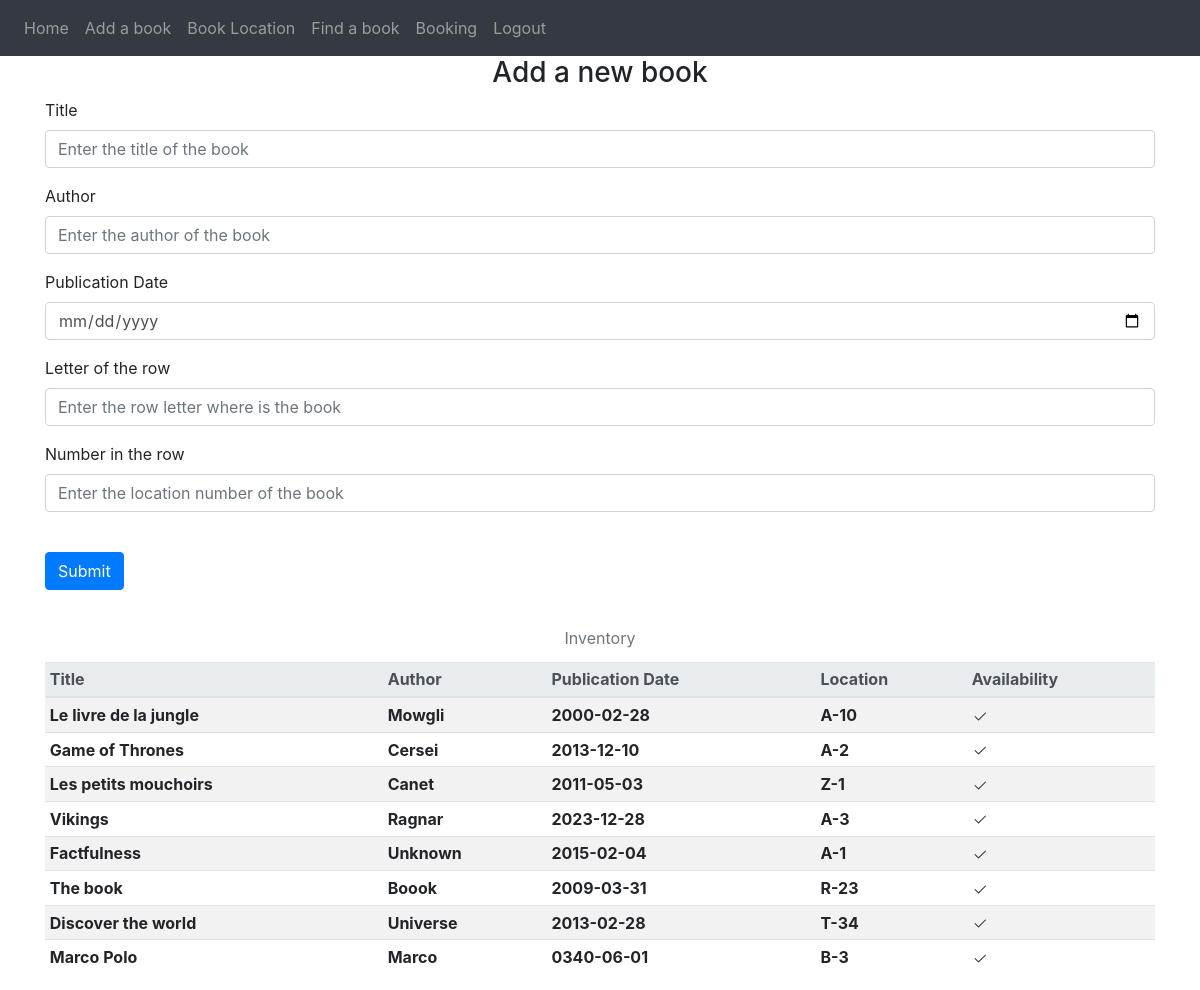
Screenshot of /add-book (signed in) with the database file from the repository.
### website/models/book.py (models this page shows)
class Book(db.Model):
    id = db.Column(db.Integer, primary_key=True)
    title = db.Column(db.String(1000))
    author = db.Column(db.String(1000))
    publication_date = db.Column(db.Date)
    row_letter = db.Column(db.String(10))
    row_number = db.Column(db.Integer)
    available = db.Column(db.Boolean, default=False)

### website/views/interface.py (the view, shortened to what this page needs)
@v1.route('/add-book', methods=['GET', 'POST'])
@login_required
def add_book():
    inventory = Book.query.all()
    inventory = Book.query.all()
    return render_template('add_book.html', inventory=inventory, user=current_user)

### website/__init__.py (called while the page is built)
def create_app():
    app = Flask(__name__)
    app.config['SECRET_KEY'] = 'Manadge project'
    app.config['SQLALCHEMY_DATABASE_URI'] = f'sqlite:///{DB_NAME}'
    db.init_app(app)
    from website.views.interface import v1
    import website.views.authentification
    app.register_blueprint(v1)
    create_db(app)
    login_manager = LoginManager()
    login_manager.login_view = 'interface.home_page'
    login_manager.init_app(app)
    from website.models.user import User
    @login_manager.user_loader
    def load_user(id):
        return User.query.get(int(id))#get is searching directly on the primarly key
    return app

### website/templates/add_book.html (shortened to what this page needs)
{% extends "header.html" %} {% block title %}Add a book{% endblock %} {% block content %}
    <form method="POST" >
        <h3 align="center">Add a new book</h3>
        <div class="form-group">
            <label for="title">Title</label>
            <input
                    type="text"
                    class="form-control"
                    id="title"
                    name="title"
                    placeholder="Enter the title of the book"
            />
        </div>
        <div class="form-group">
            <label for="author">Author</label>
            <input
                    type="text"
                    class="form-control"
                    id="author"
                    name="author"
                    placeholder="Enter the author of the book"
            />
        </div>
        <div class="form-group">
            <label for="publicationDate">Publication Date</label>
            <input
                    type="date"
                    class="form-control"
                    id="publicationDate"
                    name="publicationDate"
                    placeholder="Enter the publication date of the book"
            />
        </div>
        <div class="form-group">
            <label for="rowLetter">Letter of the row</label>
            <input
                    type="text"
                    class="form-control"
                    id="rowLetter"
                    name="rowLetter"
                    placeholder="Enter the row letter where is the book"
            />
        </div>
        <div class="form-group">
            <label for="rowNumber">Number in the row</label>
            <input
                    type="number"
                    class="form-control"
                    id="rowNumber"
                    name="rowNumber"
                    placeholder="Enter the location number of the book"
            />
        </div>
        <br/>
        <button type="submit" class="btn btn-primary">Submit</button>
    </form>
    <br/>
    <table class="table table-striped table-hover table-sm ">
        <caption style="caption-side: top; text-align: center;">Inventory</caption>
        <thead class="thead-light">
        <tr>
            <th>Title</th>
            <th>Author</th>
            <th>Publication Date</th>
            <th>Location</th>
            <th>Availability</th>
        </tr>
        </thead>
        {% for book in inventory %}
            <tr>
                <th>{{ book.title }}</th>
                <th>{{ book.author }}</th>
                <th>{{ book.publication_date }}</th>
                <th>{{ book.row_letter }}-{{ book.row_number }}</th>
                {% if book.available %}
                    <th><i class="bi bi-check2">
                        <svg xmlns="http://www.w3.org/2000/svg" width="16" height="16" fill="currentColor"
                             class="bi bi-check2" viewBox="0 0 16 16">
                            <path d="M13.854 3.646a.5.5 0 0 1 0 .708l-7 7a.5.5 0 0 1-.708 0l-3.5-3.5a.5.5 0 1 1 .708-.708L6.5 10.293l6.646-6.647a.5.5 0 0 1 .708 0z"/>
                        </svg>
                    </i></th>
                {% endif %}
            </tr>
        {% endfor %}
    </table>
{% endblock %}

### rows the page displays
Book: title "Le livre de la jungle", author "Mowgli", publication_date "2000-02-28", row_letter "A", row_number "10", available True (drawn)
Book: title "Game of Thrones", author "Cersei", publication_date "2013-12-10", row_letter "A", row_number "2", available True (drawn)
Book: title "Les petits mouchoirs", author "Canet", publication_date "2011-05-03", row_letter "Z", row_number "1", available True (drawn)
Book: title "Vikings", author "Ragnar", publication_date "2023-12-28", row_letter "A", row_number "3", available True (drawn)
Book: title "Factfulness", author "Unknown", publication_date "2015-02-04", row_letter "A", row_number "1", available True (drawn)
Book: title "The book", author "Boook", publication_date "2009-03-31", row_letter "R", row_number "23", available True (drawn)
Book: title "Discover the world", author "Universe", publication_date "2013-02-28", row_letter "T", row_number "34", available True (drawn)
Book: title "Marco Polo", author "Marco", publication_date "0340-06-01", row_letter "B", row_number "3", available True (drawn)
